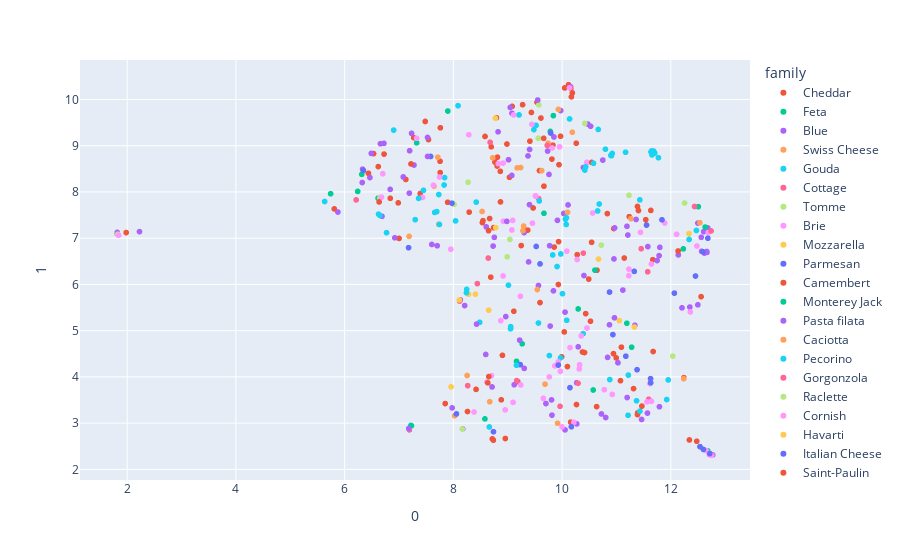

Notebook source saved alongside this figure:
### Markdown cell above
# Remove Outlier Cheese

### Code cell
cheese_to_remove = ['Leyden', 'Boeren-Leidse met sleutels', 'Brocciu', 'Maribo', 'Amul Pizza Mozzarella Cheese', 'Manouri', 'Prastost']

def remove_cheese(df=None, cheese_to_remove=[]):
    temp_df = df[~df['cheese'].isin(cheese_to_remove)]
    return temp_df

temp_cheese_df = remove_cheese(cheese_df, cheese_to_remove)
temp_df = remove_cheese(df, cheese_to_remove)
pca = PCA(n_components=30)
pca_removed_array = pca.fit_transform(temp_cheese_df[feature_list])
pca_removed_df = pd.DataFrame(pca_removed_array)
umapReducer = umap.UMAP(n_components=2)
umap_pca_removed_df = pd.DataFrame(umapReducer.fit_transform(pca_removed_df))
umap_pca_removed_df = pd.concat([umap_pca_removed_df, temp_df], axis=1)
fig = px.scatter(umap_pca_removed_df, x=0, y=1, color='family', hover_name='cheese', hover_data=['color', 'country', 'aroma', 'rind', 'texture', 'milk', 'vegan'])
fig.show()

### Figure 1 — Plotly figure (JSON) as saved in the notebook; plotly's stock layout.template omitted (floating-point values rounded to 4 significant figures; data arrays with more than 128 entries replaced by an {"elided": "..."} marker saying what was removed)
{"data": [{"customdata": {"elided": "89x7 mixed values"}, "hovertemplate": "<b>%{hovertext}</b><br><br>family=Cheddar<br>0=%{x}<br>1=%{y}<br>color=%{customdata[0]}<br>country=%{customdata[1]}<br>aroma=%{customdata[2]}<br>rind=%{customdata[3]}<br>texture=%{customdata[4]}<br>milk=%{customdata[5]}<br>vegan=%{customdata[6]}<extra></extra>", "hovertext": ["Abbot’s Gold", "ADL Brick Cheese", "ADL Mild Cheddar", "Aged British Cheddar", "Amul Processed Cheese", "Anniversary Ale Cheddar", "Apple Walnut Smoked", "Applewood", "Avonlea Clothbound Cheddar", "Barber's 1833", "Barely Buzzed", "Barry's Bay Cheddar", "Baylough", "Bega Processed Cheddar", "Bermondsey Hard Pressed", "Bleu Mont Dairy Bandaged Cheddar", "Blissful Blocks", "Boivin Extra Aged Cheddar", "Boivin Marbled Cheddar", "Boivin Medium Cheddar", "Bothwell Black Truffle Cheddar", "Cabot Clothbound", "Cacow Belle", "Caerphilly", "Cahill's Irish Porter Cheddar", "Cahill's Whiskey Cheese", "Cairnsmore", "Canadian Cheddar", "Checkerboard Cheddar", "Cheddar", "Cheddar LaDiDa Lavender", "Cheddar with Irish Porter", "Cheddar with Red Wine", "Cheese Curds", "Chocolate Stout Cheddar", "Coastal Cheddar", "Colby", "Coolattin Cheddar", "Cornish Crumbly", "Cornish Smuggler", "Cougar Gold", "Country Morning", "Crowley", "LaClare Farms Chandoka", "LaClare Farms Cheddar", "LaClare Farms Raw Goats Milk Cheddar", "Lake District Extra Mature Cheddar", "Lake District Mature Cheddar", "Laura Chenel Tome", "Le Marquis Chevre", "Lincolnshire Poacher", "Llanboidy", "Loch Arthur Farmhouse", "Longhorn", "Maffra Aged Rinded Cheddar", "Maffra Dargo Walnut", "Maffra Mature Cheddar", "Maffra Peppercorn Cheddar", "Maffra Sage Derby", "Marble Cheddar", "Marco Polo", "Martha's Heat", "Menonita", "Mersey Valley Original Vintage", "Molbo", "Montgomery's Cheddar", "Morimoto Soba Ale Cheddar", "Mossfield Organic", "Mt. Mazama Cheddar", "Pembrokeshire Extra Mature Cheddar", "Pembrokeshire Mature Cheddar", "Pinconning", "Pistol Point Cheddar", "Plymouth Cheese", "Prairie Breeze Cheddar", "Processed Cheddar", "Promontory", "Provel", "Pyengana Cheddar", "Sartori Reserve Raspberry BellaVitano", "Scallion Onion Cheddar", "Scotch Bonnet Cheddar", "Seahive", "Seriously Strong Cheddar", "Sharp Cheddar", "Shelburne Cheddar", "Shtayburne Farm Cheddar", "Slices Of Bliss", "Smokey Touvelle"], "legendgroup": "Cheddar", "marker": {"color": "#EF553B", "symbol": "circle"}, "mode": "markers", "name": "Cheddar", "showlegend": true, "type": "scattergl", "x": [9.081, 8.739, 8.545, 6.618, 8.417, 9.467, 6.438, 8.716, 11.23, 1.981, 7.894, 10.16, 7.482, 9.274, 8.956, 12.56, 9.992, 8.534, 10.38, 12.24, 8.735, 9.854, 9.831, 7.125, 7.39, 10.95, 10.64, 10.52, 9.033, 8.696, 8.687, 7.76, 9.112, 7.27, 5.81, 8.666, 10.17, 9.611, 10.83, 9.367, 6.531, 7.542, 7.0, 9.943, 9.812, 11.63, 9.935, 6.985, 9.931, 11.67, 9.184, 7.756, 9.584, 10.64, 10.05, 8.582, 6.724, 8.985, 8.29, 11.31, 10.95, 11.4, 7.19, 8.792, 8.866, 11.07, 11.39, 10.12, 9.538, 11.0, 11.67, 12.34, 8.864, 10.28, 11.39, 8.804, 8.765, 8.88, 8.811, 11.14, 10.26, 10.41, 6.625, 10.26, 7.755, 9.408, 10.1, 9.435, 8.902], "xaxis": "x", "y": [9.851, 7.229, 7.379, 8.548, 3.731, 7.654, 8.403, 2.66, 7.466, 7.122, 7.777, 3.022, 9.524, 9.887, 2.668, 5.736, 4.434, 7.337, 4.539, 3.983, 2.632, 6.808, 9.013, 8.27, 7.965, 7.209, 3.357, 5.204, 8.317, 8.976, 6.157, 9.388, 5.42, 9.176, 7.633, 7.426, 10.06, 9.599, 7.532, 7.175, 8.83, 9.134, 6.995, 8.59, 8.711, 7.6, 6.926, 7.764, 5.999, 4.55, 3.899, 8.419, 8.463, 6.308, 10.25, 9.2, 8.819, 9.037, 7.564, 3.748, 4.504, 7.598, 2.857, 9.605, 7.785, 3.918, 3.221, 10.32, 9.941, 4.41, 6.535, 2.636, 8.446, 6.644, 3.185, 8.561, 8.646, 3.505, 8.753, 6.571, 3.403, 4.527, 7.863, 9.054, 8.664, 9.099, 4.224, 9.719, 4.467], "yaxis": "y"}, {"customdata": [["white", "Cyprus, Egypt, Israel, Jordan, Lebanon, Middle East, Syria", "mild, milky", "natural", "elastic, smooth, springy", "cow, goat, sheep", false], ["white", "Australia", "herbal, mild, milky", "rindless", "creamy, crumbly, springy", "cow", false], ["white", "Greece", "rich", null, "creamy, crumbly", "cow, goat, sheep", null], ["white", "Australia", "clean, fresh, herbal", "natural", "creamy", "cow", false], ["white", "New Zealand", null, "natural", "creamy, crumbly, open", "sheep", false], ["white", "Canada", "clean, lactic", "natural", "crumbly, dry", "sheep", null], ["white", "United States", "fresh", "rindless", "soft", "goat, sheep", null], ["white", "France, United States", "fresh", "natural", "crumbly", "cow", null], ["white", "Egypt, Lebanon, Syria", "pungent, strong", "mold ripened", "creamy, crumbly, firm", "cow, sheep", false], ["white", "Albania, Bulgaria, Croatia, Greece, Israel, Macedonia, Romania, Serbia", "strong", "natural", "crumbly, grainy, smooth", "cow, goat, sheep", false], ["white", "Ireland", "goaty", "rindless", "smooth", "goat", null], ["white", "United States", "fresh", null, "crumbly, firm", "cow", false]], "hovertemplate": "<b>%{hovertext}</b><br><br>family=Feta<br>0=%{x}<br>1=%{y}<br>color=%{customdata[0]}<br>country=%{customdata[1]}<br>aroma=%{customdata[2]}<br>rind=%{customdata[3]}<br>texture=%{customdata[4]}<br>milk=%{customdata[5]}<br>vegan=%{customdata[6]}<extra></extra>", "hovertext": ["Ackawi", "Barambah Organics Marinated Feta", "Barrel Aged Feta", "Binnorie Marinated Fetta", "Brinza - Feta style", "Lemon Fetish", "Phoebe", "President Fat Free Feta", "Shanklish", "Sirene", "St Tola Greek Style", "Stella Feta"], "legendgroup": "Feta", "marker": {"color": "#00cc96", "symbol": "circle"}, "mode": "markers", "name": "Feta", "showlegend": true, "type": "scattergl", "x": [9.265, 7.324, 9.667, 11.19, 9.162, 12.68, 6.24, 6.614, 9.783, 7.898, 12.51, 6.315], "xaxis": "x", "y": [4.716, 9.062, 7.538, 5.161, 4.336, 2.4, 8.012, 7.865, 9.31, 9.75, 7.682, 8.382], "yaxis": "y"}, {"customdata": {"elided": "94x7 mixed values"}, "hovertemplate": "<b>%{hovertext}</b><br><br>family=Blue<br>0=%{x}<br>1=%{y}<br>color=%{customdata[0]}<br>country=%{customdata[1]}<br>aroma=%{customdata[2]}<br>rind=%{customdata[3]}<br>texture=%{customdata[4]}<br>milk=%{customdata[5]}<br>vegan=%{customdata[6]}<extra></extra>", "hovertext": ["Adelost", "Amablu Blue cheese", "Arådalen", "Asher Blue", "Aura", "Barden Blue", "Basajo", "Bath Blue", "Bavaria blu", "Bayley Hazen Blue", "Beenleigh Blue", "Bergere Bleue", "Big Rock Blue", "Big Woods Blue", "Blacksticks Blue", "Bleu Bénédictin", "Bleu d'Auvergne", "Bleu de Laqueuille", "Bleu Des Causses", "Bleu L'Ermite", "Bleubry", "Blu '61", "Blu di Bufala", "Blue Castello", "Blue Cheese", "Blue Lupine", "Blue Rathgore", "Blue Vein (Australian)", "Blue Wensleydale", "Blue Yonder", "Bohemian Blue", "Brebis d'Azure", "Bresse Bleu", "Brutal Blue", "Buff Blue", "Buttermilk Blue Affinee", "Buttermilk Gorgonzola", "Buxton Blue", "Cabrales", "cambazola", "Cambozola Grand Noir", "Capri Blu", "Caronzola", "Carr Valley Glacier Wildfire Blue", "Cashel Blue", "Castelmagno", "Caveman Blue", "Cayuga Blue", "Chelsea Blue", "Chiriboga Blue", "Chorlton Blue Cheshire", "Colston Bassett Stilton", "Cornish Blue", "Cote Hill Blue", "Crema de Blue", "Cressy Blu", "Crozier", "CréMonté", "La Peral", "LaClare Ziege Zacke Blue", "Lindy Hop", "Macconais", "Magna", "Maytag Blue", "Meredith Blue", "Midnight Blue", "Milawa Aged Blue", "Milawa Blue", "Mine-Gabhar", "Montagnolo", "Montsalvat", "Moody Blue", "Muffato", "Muranda Blue", "Météorite", "Picos de Europa", "Pied-de-vent", "Point Reyes Bay Blue", "Point Reyes Original Blue", "Purple's a Must", "Saint Agur", "Salemville Amish Blue", "Salemville Amish Gorgonzola", "Salemville Smokehaus Blue", "Sartori Reserve Dolcina Gorgonzola", "Shaker Blue", "Shropshire Blue", "Smokey Oregon Blue", "Stella Blue", "Stella Reduced Fat Blue", "Stella Smoked Blue", "Stichelton", "Stilton", "Strathdon Blue"], "legendgroup": "Blue", "marker": {"color": "#ab63fa", "symbol": "circle"}, "mode": "markers", "name": "Blue", "showlegend": true, "type": "scattergl", "x": [12.66, 12.68, 6.323, 11.2, 10.4, 7.231, 10.75, 11.57, 6.838, 7.195, 11.03, 2.226, 9.759, 9.841, 7.702, 11.8, 12.21, 12.57, 12.6, 6.464, 6.658, 10.96, 10.27, 12.62, 11.75, 10.03, 12.66, 12.14, 12.5, 11.21, 8.604, 9.781, 9.3, 9.303, 11.36, 12.56, 5.876, 9.119, 9.4, 10.84, 11.12, 10.72, 7.524, 10.16, 10.11, 7.977, 9.384, 10.3, 6.687, 8.753, 8.964, 9.015, 9.566, 8.208, 10.8, 10.05, 12.35, 9.703, 12.77, 9.075, 9.814, 9.078, 10.47, 11.46, 6.489, 12.5, 1.819, 7.19, 8.596, 9.974, 11.58, 10.05, 1.817, 10.39, 8.128, 7.603, 10.27, 6.922, 11.34, 11.79, 10.97, 7.276, 10.95, 11.78, 6.33, 10.52, 8.711, 9.85, 8.822, 11.19, 9.401, 9.733, 8.73, 9.373], "xaxis": "x", "y": [6.712, 7.221, 8.204, 3.554, 6.193, 9.267, 8.69, 3.217, 8.056, 8.891, 4.306, 7.142, 8.379, 5.861, 6.837, 6.802, 5.494, 6.717, 7.141, 8.311, 9.043, 5.278, 3.874, 6.678, 6.517, 7.535, 6.694, 6.639, 7.328, 7.069, 7.244, 5.099, 7.121, 4.185, 7.405, 7.02, 7.566, 3.83, 7.726, 4.422, 5.878, 3.199, 9.179, 10.27, 7.72, 3.33, 6.487, 4.65, 7.474, 7.019, 5.305, 8.697, 5.977, 5.543, 3.122, 2.854, 5.511, 3.424, 2.312, 8.358, 3.174, 9.703, 9.469, 3.08, 8.834, 5.56, 7.09, 7.975, 4.485, 9.761, 6.818, 5.401, 7.126, 8.529, 5.666, 6.865, 2.984, 7.008, 5.117, 3.355, 7.223, 8.583, 6.551, 6.623, 8.493, 9.421, 3.783, 9.189, 9.301, 7.257, 8.919, 8.885, 6.83, 8.78], "yaxis": "y"}, {"customdata": {"elided": "21x7 mixed values"}, "hovertemplate": "<b>%{hovertext}</b><br><br>family=Swiss Cheese<br>0=%{x}<br>1=%{y}<br>color=%{customdata[0]}<br>country=%{customdata[1]}<br>aroma=%{customdata[2]}<br>rind=%{customdata[3]}<br>texture=%{customdata[4]}<br>milk=%{customdata[5]}<br>vegan=%{customdata[6]}<extra></extra>", "hovertext": ["Affineur Walo Rotwein Sennechäs", "Alpha Tolman", "Amul Emmental", "Ascutney Mountain", "Baby Swiss", "Boo Boo Baby Swiss", "Challerhocker", "Cremig Extra Würzig, Bergkäse Aus Dem Schweizer Jura", "La Vache Qui Rit cheese", "Lacy Swiss", "Lappi", "Mont St-Benoît", "Pawlet", "Pleasant Creek", "Prairie Rose", "President Madrigal", "Sbrinz", "St Fidèle Swiss", "St Gall", "Stella Swiss", "Swiss cheese"], "legendgroup": "Swiss Cheese", "marker": {"color": "#FFA15A", "symbol": "circle"}, "mode": "markers", "name": "Swiss Cheese", "showlegend": true, "type": "scattergl", "x": [7.644, 9.173, 8.528, 12.53, 9.28, 11.27, 12.24, 8.024, 10.1, 10.19, 7.185, 9.543, 7.732, 9.743, 9.237, 8.252, 7.714, 9.686, 8.668, 9.931, NaN], "xaxis": "x", "y": [8.127, 8.521, 7.578, 7.335, 7.162, 7.421, 3.961, 3.159, 7.56, 9.292, 7.039, 5.889, 7.3, 9.053, 8.528, 4.031, 8.751, 3.844, 3.463, 9.788, NaN], "yaxis": "y"}, {"customdata": {"elided": "36x7 mixed values"}, "hovertemplate": "<b>%{hovertext}</b><br><br>family=Gouda<br>0=%{x}<br>1=%{y}<br>color=%{customdata[0]}<br>country=%{customdata[1]}<br>aroma=%{customdata[2]}<br>rind=%{customdata[3]}<br>texture=%{customdata[4]}<br>milk=%{customdata[5]}<br>vegan=%{customdata[6]}<extra></extra>", "hovertext": ["Aged Gouda", "Amul Gouda", "Beemster Aged", "Beemster Classic", "Beemster Extra Aged (XO)", "Beemster Graskaas", "Blarney Castle", "Blue Ledge La Luna", "Brimstone", "Carrowholly", "Clonmore", "Coolea", "Cow's Milk Gouda", "L'Amuse Brabander Goat Gouda", "LaClare Farms Evalon", "LaClare Farms Evalon with Cummin", "LaClare Farms Evalon with Fenugreek", "Lamb Chopper", "Leerdammer", "Legacy", "Lindale", "Lyburn Gold", "Lyburn Lightly Oak Smoked", "Lyburn's Winchester", "Maasdam", "Mahoe Aged Gouda", "Meyer Vintage Gouda", "Midnight Moon®", "Parrano", "Penbryn", "Peppercorn Gouda", "Picobello", "Processed Smoked Gouda", "Sheep Gouda", "Smoked Gouda", "St Tola Hard Cheese"], "legendgroup": "Gouda", "marker": {"color": "#19d3f3", "symbol": "circle"}, "mode": "markers", "name": "Gouda", "showlegend": true, "type": "scattergl", "x": [6.77, 8.42, 9.481, 6.624, 9.521, 10.09, 5.632, 12.34, 9.826, 12.47, 11.43, 7.837, 7.732, 9.971, 10.06, 8.662, 10.08, 6.65, 8.484, 7.215, 10.68, 8.085, 11.37, 10.08, 6.901, 9.013, 10.01, 11.92, 11.21, 9.207, 9.051, 9.766, 10.66, 10.39, 9.907, 8.244], "xaxis": "x", "y": [7.12, 7.781, 9.348, 7.52, 9.441, 5.225, 7.794, 6.972, 6.637, 7.167, 3.261, 8.312, 7.945, 4.411, 7.412, 2.917, 7.297, 7.49, 5.181, 2.95, 7.739, 9.866, 3.483, 7.444, 9.338, 5.984, 5.8, 3.511, 3.17, 9.666, 5.042, 4.462, 9.352, 4.937, 6.388, 5.894], "yaxis": "y"}, {"customdata": [["white", "Cyprus", null, "natural", "brittle, creamy, flaky", "goat, sheep", null], ["white", "France", "earthy, nutty, smokey", null, "creamy, smooth", "goat", false], [null, "India", "strong", "rindless", "crumbly", "cow", false], ["white", "Middle East", "milky", "rindless", "chewy, supple", "cow", false], ["white", null, "fresh", null, "firm", "cow", null], [null, "France", "fresh", "rindless", "creamy, soft", "goat", null], ["white", "Italy", "fresh, mild, milky, pleasant", "rindless", "chalky, crumbly", "water buffalo", false], ["pale yellow", "China, Nepal, Tibet", null, "natural", "dense", "cow, yak", null], ["white", "United Kingdom, United States", null, "rindless", "creamy, crumbly", "cow", false], ["white", "Australia", "lactic, milky", "rindless", "crumbly, firm, grainy", "cow", false], ["white", "Scotland", null, "natural", "creamy, crumbly", "cow", false], ["white", "United States", "fresh", "rindless", "creamy", "goat", false], ["white", "United States", "buttery, fresh", "ash coated", "creamy", "goat", false], ["white", "Greece", null, null, "creamy, crumbly, spreadable", "goat, sheep", null], ["white", "Bangladesh, India", "fresh, milky", "rindless", "crumbly, firm", "cow, water buffalo", false], ["white", "Mexico", "fresh, mild", null, "creamy, crumbly", "cow", null]], "hovertemplate": "<b>%{hovertext}</b><br><br>family=Cottage<br>0=%{x}<br>1=%{y}<br>color=%{customdata[0]}<br>country=%{customdata[1]}<br>aroma=%{customdata[2]}<br>rind=%{customdata[3]}<br>texture=%{customdata[4]}<br>milk=%{customdata[5]}<br>vegan=%{customdata[6]}<extra></extra>", "hovertext": ["Anari", "Anneau du Vic-Bilh", "Bandal", "Basket Cheese", "Basket Molded Ricotta", "Bourdin Goat Log", "Bufarolo", "Chhurpi", "Cottage Cheese", "Cottage Cheese (Australian)", "Crowdie", "LaClare Farms Chevre", "LaClare Farms Martone", "Myzithra", "Paneer", "Panela"], "legendgroup": "Cottage", "marker": {"color": "#FF6692", "symbol": "circle"}, "mode": "markers", "name": "Cottage", "showlegend": true, "type": "scattergl", "x": [8.641, 8.676, 9.164, 8.441, 10.39, 10.29, 8.264, 11.45, 11.59, 9.962, 9.568, 9.726, 11.57, 8.114, 10.16, 6.211], "xaxis": "x", "y": [6.57, 9.074, 3.92, 6.018, 6.677, 3.862, 3.811, 6.773, 3.517, 3.364, 7.856, 9.006, 6.274, 5.64, 10.24, 7.828], "yaxis": "y"}, {"customdata": [["white", "United States", "earthy, grassy, lactic", "mold ripened", "firm", "cow", null], [null, "United States", "milky, nutty", null, "creamy, crumbly", "sheep", null], ["golden yellow", "Canada", "buttery, fruity", "washed", "firm, supple", "cow", null], ["blue-grey", "United States", "earthy, fruity, herbal", "natural", "firm, smooth", "cow", false], ["white", "France", "earthy, floral", "leaf wrapped", "smooth", "goat, sheep", false], ["yellow", "Australia", "earthy", "natural", "creamy, crumbly, dense", "goat", false], ["ivory", "Australia", "subtle", "natural", "firm", "goat", false], ["white", "France", "goaty", "natural", "creamy", "goat", false], ["ivory", "Canada", "mushroom", "bloomy", "creamy, smooth, soft", "cow", null], ["cream", "United States", null, "natural", "firm, smooth", "sheep", false], ["ivory", "France", "grassy", "washed", "creamy, smooth", "cow", false], ["yellow", "England, Great Britain, United Kingdom", null, "mold ripened", "creamy, smooth", "cow", false]], "hovertemplate": "<b>%{hovertext}</b><br><br>family=Tomme<br>0=%{x}<br>1=%{y}<br>color=%{customdata[0]}<br>country=%{customdata[1]}<br>aroma=%{customdata[2]}<br>rind=%{customdata[3]}<br>texture=%{customdata[4]}<br>milk=%{customdata[5]}<br>vegan=%{customdata[6]}<extra></extra>", "hovertext": ["Appalachian", "Baserri", "Comtomme", "Maggie's Round", "Mascares", "Milawa Goats Tomme", "Mountain Goat", "Pelardon des Cevennes", "Pizy", "Prairie Tomme", "Saint Nectaire", "Stoney Cross"], "legendgroup": "Tomme", "marker": {"color": "#B6E880", "symbol": "circle"}, "mode": "markers", "name": "Tomme", "showlegend": true, "type": "scattergl", "x": [8.013, 11.23, 10.42, 10.72, 9.572, 1.827, 9.563, 12.04, 12.25, 6.644, 9.04, 8.989], "xaxis": "x", "y": [7.732, 7.93, 9.482, 6.85, 9.884, 7.087, 9.161, 4.449, 7.76, 7.866, 6.973, 6.597], "yaxis": "y"}, {"customdata": {"elided": "63x7 mixed values"}, "hovertemplate": "<b>%{hovertext}</b><br><br>family=Brie<br>0=%{x}<br>1=%{y}<br>color=%{customdata[0]}<br>country=%{customdata[1]}<br>aroma=%{customdata[2]}<br>rind=%{customdata[3]}<br>texture=%{customdata[4]}<br>milk=%{customdata[5]}<br>vegan=%{customdata[6]}<extra></extra>", "hovertext": ["Baby Brie", "Barilotto", "Bath Soft Cheese", "Bath Soft Cheese Truffled", "Beach Box Brie", "Belle Creme", "Belletoile", "Bermuda Triangle", "Bloomsdale", "Blue Earth", "Boursault", "Brebirousse d'Argental", "Brie", "Brie au poivre (Brie with pepper)", "Brie Coco", "Brie d'Alexis", "Brie de Meaux", "Brie de Melun", "Brie de Portneuf", "Brie de Portneuf Double Cream", "Briquette du Forez", "Brise du Matin", "Bucheret", "California Crottin", "Castle Blue", "Cendré des Prés", "Château de Versailles", "Comox Brie", "Cornish Brie", "Coulommiers", "Cremet", "Crocodile Tear", "La Bonaparte", "La Rumeur", "La Tur", "Lady Jane", "Le Brebiou", "Le Double Joie", "Leafield", "Lingot Saint Bousquet d'Orb", "Marin French Triple Crème", "Melange", "Melange Brie", "Melinda Mae", "Miette", "Milawa Brie", "Mirabo Brie with Walnut", "Morangie Brie", "Moses Sleeper", "Pack Square", "Peekskill Pyramid", "Pencarreg", "Piper's Pyramide", "President Brie", "President Light Brie", "Prix de Diane", "Saga", "Saint André", "Saint Honoré", "Sharpham", "Ships Wheel Brie", "Somerset Brie", "St Killian"], "legendgroup": "Brie", "marker": {"color": "#FF97FF", "symbol": "circle"}, "mode": "markers", "name": "Brie", "showlegend": true, "type": "scattergl", "x": [11.23, 12.11, 10.35, 8.914, 9.51, 11.64, 10.56, 9.091, 12.36, 8.953, 8.7, 10.45, 12.65, 12.75, 11.56, 10.09, 12.72, 12.71, 9.233, 10.32, 12.7, 9.817, 11.62, 9.954, 10.15, 9.238, 11.89, 9.454, 9.763, 9.929, 11.23, 8.873, 10.92, 10.46, 9.999, 7.632, 9.967, 1.841, 9.444, 9.655, 7.432, 9.076, 7.184, 12.48, 9.107, 8.92, 8.826, 9.865, 10.14, 10.28, 7.953, 11.64, 7.745, 6.677, 8.38, 9.517, 10.32, 8.617, 12.69, 10.22, 6.702, 11.44, 9.098], "xaxis": "x", "y": [6.188, 7.083, 4.887, 6.183, 7.917, 3.473, 7.545, 7.385, 5.405, 3.286, 4.028, 8.64, 2.407, 2.306, 3.461, 6.72, 2.34, 2.347, 5.744, 4.265, 2.318, 8.952, 3.857, 8.975, 4.634, 3.826, 7.329, 7.325, 4.0, 4.323, 6.332, 5.216, 3.621, 5.057, 2.918, 8.146, 4.121, 7.063, 9.462, 3.536, 7.882, 7.178, 2.875, 6.831, 9.667, 7.367, 8.611, 4.238, 10.25, 6.539, 6.762, 6.442, 8.323, 7.887, 3.241, 7.905, 4.174, 3.888, 7.122, 3.019, 8.394, 7.128, 3.449], "yaxis": "y"}, {"customdata": [["pale yellow", "United States", "buttery, fresh, mild", null, "buttery, soft", "cow", false], ["white", "Italy", null, "rindless", "creamy", "cow, goat, water buffalo", null], ["white", "Italy, United States", "fresh, milky", "leaf wrapped", "creamy, stringy", "water buffalo", false], ["white", "United States", "fresh", "rindless", "creamy, elastic, smooth, soft, stringy, supple", "cow", false], ["white", "Australia", "milky, sweet", "rindless", "elastic", "cow", false], ["white", "Australia", null, "rindless", null, "buffalo, cow", false], ["white", "Australia", "fresh, milky, rich, sweet", null, "creamy, soft", "cow", null], ["white", "Australia", "milky, sweet", "rindless", "elastic", "cow", false], ["pale yellow", "Canada, United States", "fresh, mild", "plastic", "elastic, smooth, springy, stringy", null, false], ["brownish yellow", "Italy", "smokey", null, "elastic, smooth", "cow", null]], "hovertemplate": "<b>%{hovertext}</b><br><br>family=Mozzarella<br>0=%{x}<br>1=%{y}<br>color=%{customdata[0]}<br>country=%{customdata[1]}<br>aroma=%{customdata[2]}<br>rind=%{customdata[3]}<br>texture=%{customdata[4]}<br>milk=%{customdata[5]}<br>vegan=%{customdata[6]}<extra></extra>", "hovertext": ["Beehive Fresh", "Bocconcini", "Burrata", "Classics Fresh Mozzarella", "Paesanella Bocconcini", "Paesanella Buffalo Mozzarella", "Paesanella Burrata", "Paesanella Cherry Bocconcini", "Shredded Bliss", "Smoked Fior Di Latte"], "legendgroup": "Mozzarella", "marker": {"color": "#FECB52", "symbol": "circle"}, "mode": "markers", "name": "Mozzarella", "showlegend": true, "type": "scattergl", "x": [10.67, 7.957, 11.05, 8.778, 8.11, 8.405, 8.279, 11.33, 8.649, 8.773], "xaxis": "x", "y": [6.549, 3.785, 5.217, 7.23, 5.664, 5.789, 5.789, 5.079, 5.443, 9.597], "yaxis": "y"}, {"customdata": {"elided": "27x7 mixed values"}, "hovertemplate": "<b>%{hovertext}</b><br><br>family=Parmesan<br>0=%{x}<br>1=%{y}<br>color=%{customdata[0]}<br>country=%{customdata[1]}<br>aroma=%{customdata[2]}<br>rind=%{customdata[3]}<br>texture=%{customdata[4]}<br>milk=%{customdata[5]}<br>vegan=%{customdata[6]}<extra></extra>", "hovertext": ["Bel Ceillo", "Bella Lodi", "Blissful Toppings", "Brown’s Gulch", "Chapman's Pasture", "Chontaleno", "Cravero Parmigiano Reggiano", "Parmesan", "Piave Fresco", "Piave Mezzano", "Piave Vecchio DOP", "Piave Vecchio Selezione Oro", "Prima Donna", "Prima Donna fino", "Prima Donna forte", "Prima Donna leggero", "Prima Donna maturo", "Saanenkaese", "Sartori Classic Cheese Parmesan", "Sartori Classic MontAmore", "Sartori Limited Edition Family Heirloom Parmesan", "Sartori Reserve SarVecchio Parmesan", "Sicilian Blend", "Spenwood", "Stella Mediterranean Parmesan", "Stella Parmesan", "Stella Parmesan & Romano Blend"], "legendgroup": "Parmesan", "marker": {"color": "#636efa", "symbol": "circle"}, "mode": "markers", "name": "Parmesan", "showlegend": true, "type": "scattergl", "x": [11.33, 12.6, 10.17, 10.93, 9.229, 12.54, 10.14, 9.931, 11.38, 12.59, 12.45, 11.63, 11.63, 9.523, 11.17, 9.789, 7.582, 12.72, 6.345, 7.974, 11.84, 11.55, 7.176, 9.594, 12.68, 8.738, 12.07], "xaxis": "x", "y": [6.282, 2.431, 2.922, 4.915, 4.266, 2.492, 3.768, 4.256, 4.156, 6.705, 6.182, 3.962, 3.873, 6.822, 4.448, 9.275, 8.768, 2.343, 8.466, 7.758, 7.398, 7.283, 6.795, 6.444, 7.0, 2.814, 5.812], "yaxis": "y"}, {"customdata": {"elided": "24x7 mixed values"}, "hovertemplate": "<b>%{hovertext}</b><br><br>family=Camembert<br>0=%{x}<br>1=%{y}<br>color=%{customdata[0]}<br>country=%{customdata[1]}<br>aroma=%{customdata[2]}<br>rind=%{customdata[3]}<br>texture=%{customdata[4]}<br>milk=%{customdata[5]}<br>vegan=%{customdata[6]}<extra></extra>", "hovertext": ["Bent River", "Blythedale Camembert Vermont™", "Bufala Soldier", "Camembert", "Camembert de Normandie", "Camembert de Portneuf", "Camembert des Camarades", "Cameo", "Cirrus", "Coeur de Camembert au Calvados", "Comox Camembert", "Cooleney", "Cranborne", "Le Conquerant Camembert", "Legato", "Les Calendos", "Little Bloom on the Prairie", "Loma Alta", "McLaren", "MouCo Camembert", "PepBert", "Pithtiviers au Foin", "President Camembert", "Striegistaler Zwerge Camembert"], "legendgroup": "Camembert", "marker": {"color": "#EF553B", "symbol": "circle"}, "mode": "markers", "name": "Camembert", "showlegend": true, "type": "scattergl", "x": [9.247, 8.26, 12.13, 12.48, 8.633, 9.971, 9.666, 9.594, 10.54, 10.49, 6.838, 11.39, 11.09, 11.47, 8.651, 8.647, 10.54, 11.54, 7.849, 9.662, 10.43, 10.19, 6.633, 10.04], "xaxis": "x", "y": [6.841, 3.252, 6.723, 2.609, 3.872, 9.205, 8.126, 5.608, 8.639, 6.115, 7.863, 7.686, 4.644, 3.369, 4.007, 7.163, 6.912, 7.401, 3.423, 9.161, 5.369, 10.14, 7.784, 4.973], "yaxis": "y"}, {"customdata": [["pale yellow", "United States", null, "waxed", "creamy, firm, open", "cow, goat", false], ["ivory", "United States", "smokey", "natural", "compact, creamy, firm, open, supple", "cow", false], ["cream", "United States", "mild", "waxed", "creamy", "goat", false], [null, "United States", null, "rindless", "smooth", null, null], ["ivory", "United States", "fresh", "natural", "creamy", "goat", null], ["ivory", "United States", "spicy", "natural", "creamy, smooth", "cow", false], ["pale yellow", "Mexico, United States", "aromatic", null, "compact, creamy, firm, open, supple", "cow", null], ["cream", "United States", "aromatic, herbal", "natural", "creamy, smooth", "cow", null], ["pale yellow", "United States", null, "natural", "compact, creamy, soft, supple", "cow", null], ["pale white", "United States", "aromatic, earthy, herbal, mild", "natural", "brittle, creamy, crumbly, firm, open, supple", "cow", false]], "hovertemplate": "<b>%{hovertext}</b><br><br>family=Monterey Jack<br>0=%{x}<br>1=%{y}<br>color=%{customdata[0]}<br>country=%{customdata[1]}<br>aroma=%{customdata[2]}<br>rind=%{customdata[3]}<br>texture=%{customdata[4]}<br>milk=%{customdata[5]}<br>vegan=%{customdata[6]}<extra></extra>", "hovertext": ["Buttercup", "Campfire", "Chile Jack", "Colby-Jack", "LaClare Farms Fondry Jack", "Mezzo Secco", "Monterey Jack", "Pepper Jack", "Shtayburne Farm Monterey Jack", "Sonoma Jack"], "legendgroup": "Monterey Jack", "marker": {"color": "#00cc96", "symbol": "circle"}, "mode": "markers", "name": "Monterey Jack", "showlegend": true, "type": "scattergl", "x": [12.63, 5.742, 12.23, 10.57, 9.839, 7.229, 11.28, 8.58, 10.6, 10.3], "xaxis": "x", "y": [7.24, 7.962, 6.77, 3.717, 9.651, 2.945, 4.643, 3.092, 6.31, 5.47], "yaxis": "y"}, {"customdata": [["ivory", "Italy", "clean, mild", "natural", "elastic, soft, stringy, supple", "cow", false], [null, "Italy", "earthy", "natural", "elastic, firm", "cow", null], [null, "Italy", "earthy", null, "smooth", "water buffalo", null], [null, "Italy", "earthy", "natural", "firm", "cow", null], ["white", "Australia", "fresh, milky", "rindless", "springy, stringy, supple", "cow, water buffalo", false], ["white", "Italy", "fresh", null, "creamy, smooth, springy", "water buffalo", false], ["pale yellow", "United States", "mild", "rindless", "elastic, springy, stringy, supple", "cow", false], ["pale yellow", "Argentina", "fresh", null, "creamy, smooth, springy", "water buffalo", false], ["pale yellow", "Italy", "pleasant", null, "firm", "cow", null], ["pale yellow", "Italy", "pleasant", null, "firm, grainy", "cow", false], ["white", "Italy", "spicy", "natural", "elastic, stringy, supple", "cow", false], ["pale yellow", "Italy", "rich", null, "firm", "cow", false], ["white", "Italy", null, "natural", "elastic, smooth, springy", "cow", null], ["ivory", "United States", "buttery, spicy", "natural", "dry, firm", "cow", false]], "hovertemplate": "<b>%{hovertext}</b><br><br>family=Pasta filata<br>0=%{x}<br>1=%{y}<br>color=%{customdata[0]}<br>country=%{customdata[1]}<br>aroma=%{customdata[2]}<br>rind=%{customdata[3]}<br>texture=%{customdata[4]}<br>milk=%{customdata[5]}<br>vegan=%{customdata[6]}<extra></extra>", "hovertext": ["Caciobarricato", "Caciocavallo", "Caciocavallo di Bufala", "Caciocavallo Podolico Vetus", "Mozzarella (Australian)", "Mozzarella di Bufala DOP", "Mozzarellissima", "Provoleta", "Provolone", "Provolone del Monaco", "Provolone Mandarino Gran Riserva", "Provolone Valpadana", "Scamorza", "Suffolk Punch"], "legendgroup": "Pasta filata", "marker": {"color": "#ab63fa", "symbol": "circle"}, "mode": "markers", "name": "Pasta filata", "showlegend": true, "type": "scattergl", "x": [8.983, 9.805, 9.77, 9.914, 9.045, 7.525, 10.87, 8.426, 8.171, 9.552, 6.723, 9.219, 7.078, 7.179], "xaxis": "x", "y": [7.364, 3.502, 6.837, 7.385, 9.828, 8.768, 5.127, 5.142, 2.875, 9.988, 9.051, 4.796, 8.325, 2.884], "yaxis": "y"}, {"customdata": [["ivory", "Italy", "earthy", "natural", "firm", "cow, sheep", null], ["straw", "Italy", "grassy, pleasant", "waxed", "creamy, crumbly, open", "cow, sheep", false], ["cream", "Australia", "buttery, milky", "rindless", "buttery, soft", "cow", null], ["ivory", "Australia", "herbal", null, "buttery, soft", "cow", null]], "hovertemplate": "<b>%{hovertext}</b><br><br>family=Caciotta<br>0=%{x}<br>1=%{y}<br>color=%{customdata[0]}<br>country=%{customdata[1]}<br>aroma=%{customdata[2]}<br>rind=%{customdata[3]}<br>texture=%{customdata[4]}<br>milk=%{customdata[5]}<br>vegan=%{customdata[6]}<extra></extra>", "hovertext": ["Caciotta Al Tartufo", "Casciotta di Urbino", "Paesanella Caciotta", "Paesanella Caciotta with Rocket & Chilli"], "legendgroup": "Caciotta", "marker": {"color": "#FFA15A", "symbol": "circle"}, "mode": "markers", "name": "Caciotta", "showlegend": true, "type": "scattergl", "x": [8.724, 9.292, 9.625, 9.917], "xaxis": "x", "y": [8.738, 7.263, 8.461, 2.998], "yaxis": "y"}, {"customdata": {"elided": "38x7 mixed values"}, "hovertemplate": "<b>%{hovertext}</b><br><br>family=Pecorino<br>0=%{x}<br>1=%{y}<br>color=%{customdata[0]}<br>country=%{customdata[1]}<br>aroma=%{customdata[2]}<br>rind=%{customdata[3]}<br>texture=%{customdata[4]}<br>milk=%{customdata[5]}<br>vegan=%{customdata[6]}<extra></extra>", "hovertext": ["Calcagno", "Classico Pecorino Senese", "Classico Riserva", "Cwmtawe Pecorino", "Lo Sburrato", "Paesanella Fresco", "Pecorino", "Pecorino a Latte Crudo", "Pecorino al Pepe", "Pecorino al Tartufo", "Pecorino alla Canapa", "Pecorino allo Zafferano", "Pecorino Barba Del Passatore", "Pecorino Boccondilatte", "Pecorino Camomilla", "Pecorino Con Caglio Vegetale", "Pecorino dei Malatesta al Sangiovese", "Pecorino Dei Malatesta Sotto Cenere", "Pecorino dei Monaci", "Pecorino di Sogliano", "Pecorino di Talamello", "Pecorino di Vigna", "Pecorino Erica", "Pecorino Fiordaliso", "Pecorino Foglie Noci", "Pecorino Gelsomino", "Pecorino Ginepro", "Pecorino Gran Riserva Del Passatore", "Pecorino in Walnut Leaves", "Pecorino Mallo di Noce", "Pecorino Nel Granaio", "Pecorino Ortica", "Pecorino Papavero", "Pecorino Pera", "Pecorino Querciaiolo", "Pecorino Romagnolo", "Pecorino Romano", "Pecorino Toscanello"], "legendgroup": "Pecorino", "marker": {"color": "#19d3f3", "symbol": "circle"}, "mode": "markers", "name": "Pecorino", "showlegend": true, "type": "scattergl", "x": [11.95, 11.22, 7.829, 8.04, 9.975, 8.241, 11.66, 10.91, 11.71, 10.8, 11.63, 11.65, 11.65, 7.695, 7.655, 11.69, 11.64, 10.58, 10.9, 7.45, 10.43, 11.17, 7.744, 10.92, 9.565, 11.77, 10.88, 11.67, 7.36, 10.42, 11.68, 7.297, 9.579, 9.16, 9.054, 10.65, 11.43, 10.14], "xaxis": "x", "y": [3.935, 4.039, 8.151, 7.374, 6.659, 5.82, 8.865, 8.784, 8.84, 8.925, 8.867, 8.887, 8.801, 7.575, 7.557, 8.859, 8.867, 8.62, 8.791, 8.035, 8.545, 8.859, 7.297, 8.832, 5.165, 8.74, 3.942, 8.876, 7.861, 8.473, 8.885, 7.401, 7.805, 4.252, 5.087, 7.589, 7.829, 9.579], "yaxis": "y"}, {"customdata": [["cream", "United States", "fresh", "natural", "firm", "cow", false], ["cream", "United States", "pleasant", "natural", "creamy", "cow", false]], "hovertemplate": "<b>%{hovertext}</b><br><br>family=Gorgonzola<br>0=%{x}<br>1=%{y}<br>color=%{customdata[0]}<br>country=%{customdata[1]}<br>aroma=%{customdata[2]}<br>rind=%{customdata[3]}<br>texture=%{customdata[4]}<br>milk=%{customdata[5]}<br>vegan=%{customdata[6]}<extra></extra>", "hovertext": ["Carmody", "Stella Gorgonzola"], "legendgroup": "Gorgonzola", "marker": {"color": "#FF6692", "symbol": "circle"}, "mode": "markers", "name": "Gorgonzola", "showlegend": true, "type": "scattergl", "x": [12.74, 12.44], "xaxis": "x", "y": [7.156, 7.686], "yaxis": "y"}, {"customdata": [["pale yellow", "United States", "fresh, milky", "natural", "creamy, smooth, soft", "cow", null], ["ivory", "Canada", "pungent, stinky", "washed", "firm, supple", "cow", null]], "hovertemplate": "<b>%{hovertext}</b><br><br>family=Raclette<br>0=%{x}<br>1=%{y}<br>color=%{customdata[0]}<br>country=%{customdata[1]}<br>aroma=%{customdata[2]}<br>rind=%{customdata[3]}<br>texture=%{customdata[4]}<br>milk=%{customdata[5]}<br>vegan=%{customdata[6]}<extra></extra>", "hovertext": ["Cherokee Rose", "Little Qualicum Raclette"], "legendgroup": "Raclette", "marker": {"color": "#B6E880", "symbol": "circle"}, "mode": "markers", "name": "Raclette", "showlegend": true, "type": "scattergl", "x": [8.162, 8.27], "xaxis": "x", "y": [2.873, 8.21], "yaxis": "y"}, {"customdata": [[null, null, null, "washed", null, null, false], ["white", "England", "rich", "natural", "creamy", "cow", false], [null, "England", "fresh", "leaf wrapped", "creamy, crumbly", "cow", false], ["ivory", "England", "nutty", "washed", "smooth, supple", "cow", false]], "hovertemplate": "<b>%{hovertext}</b><br><br>family=Cornish<br>0=%{x}<br>1=%{y}<br>color=%{customdata[0]}<br>country=%{customdata[1]}<br>aroma=%{customdata[2]}<br>rind=%{customdata[3]}<br>texture=%{customdata[4]}<br>milk=%{customdata[5]}<br>vegan=%{customdata[6]}<extra></extra>", "hovertext": ["Cornish Kern", "Cornish Pepper", "Cornish Yarg", "Miss Muffet"], "legendgroup": "Cornish", "marker": {"color": "#FF97FF", "symbol": "circle"}, "mode": "markers", "name": "Cornish", "showlegend": true, "type": "scattergl", "x": [8.284, 7.324, 10.78, 8.914], "xaxis": "x", "y": [9.237, 9.16, 3.724, 8.624], "yaxis": "y"}, {"customdata": [["pale yellow", "Denmark", "sweet", "rindless", "smooth", "cow", null]], "hovertemplate": "<b>%{hovertext}</b><br><br>family=Havarti<br>0=%{x}<br>1=%{y}<br>color=%{customdata[0]}<br>country=%{customdata[1]}<br>aroma=%{customdata[2]}<br>rind=%{customdata[3]}<br>texture=%{customdata[4]}<br>milk=%{customdata[5]}<br>vegan=%{customdata[6]}<extra></extra>", "hovertext": ["Cream Havarti"], "legendgroup": "Havarti", "marker": {"color": "#FECB52", "symbol": "circle"}, "mode": "markers", "name": "Havarti", "showlegend": true, "type": "scattergl", "x": [12.33], "xaxis": "x", "y": [7.1], "yaxis": "y"}, {"customdata": [["white", "Italy", "pleasant, rich", "rindless", "buttery, creamy, spreadable", "cow", null], ["golden yellow", "Italy", null, null, "smooth", "cow", null]], "hovertemplate": "<b>%{hovertext}</b><br><br>family=Italian Cheese<br>0=%{x}<br>1=%{y}<br>color=%{customdata[0]}<br>country=%{customdata[1]}<br>aroma=%{customdata[2]}<br>rind=%{customdata[3]}<br>texture=%{customdata[4]}<br>milk=%{customdata[5]}<br>vegan=%{customdata[6]}<extra></extra>", "hovertext": ["Crescenza-Stracchino", "Pallone di Gravina"], "legendgroup": "Italian Cheese", "marker": {"color": "#636efa", "symbol": "circle"}, "mode": "markers", "name": "Italian Cheese", "showlegend": true, "type": "scattergl", "x": [10.87, 8.056], "xaxis": "x", "y": [5.835, 3.2], "yaxis": "y"}, {"customdata": [[null, "France", "milky", "washed", "creamy, firm", "cow", null]], "hovertemplate": "<b>%{hovertext}</b><br><br>family=Saint-Paulin<br>0=%{x}<br>1=%{y}<br>color=%{customdata[0]}<br>country=%{customdata[1]}<br>aroma=%{customdata[2]}<br>rind=%{customdata[3]}<br>texture=%{customdata[4]}<br>milk=%{customdata[5]}<br>vegan=%{customdata[6]}<extra></extra>", "hovertext": ["Saint Paulin"], "legendgroup": "Saint-Paulin", "marker": {"color": "#EF553B", "symbol": "circle"}, "mode": "markers", "name": "Saint-Paulin", "showlegend": true, "type": "scattergl", "x": [7.22], "xaxis": "x", "y": [8.606], "yaxis": "y"}], "layout": {"legend": {"title": {"text": "family"}, "tracegroupgap": 0}, "margin": {"t": 60}, "xaxis": {"anchor": "y", "domain": [0, 1], "title": {"text": "0"}}, "yaxis": {"anchor": "x", "domain": [0, 1], "title": {"text": "1"}}}}
